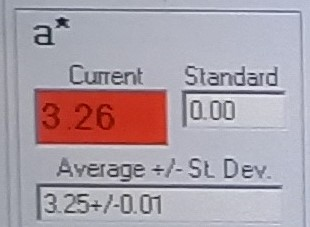
#> input picture images/cvt_spectrometer_one_var.jpg, 310 x 227 px
$ python config_test.py
#> lines starting #> are read from the running program, lines starting #| are printed output that depends on the picture; after the words box and inside, x2 and y2 are one past the last pixel; in counts of white or black regions, pixels touching at a corner belong together
import cv2
from pytesseract import pytesseract, Output
import numpy as np

def ResizeWithAspectRatio(image, width=None, height=None, inter=cv2.INTER_AREA):
    dim = None
    (h, w) = image.shape[:2]

    if width is None and height is None:
        return image
    if width is None:
        r = height / float(h)
        dim = (int(w * r), height)
    else:
        r = width / float(w)
        dim = (width, int(h * r))

    return cv2.resize(image, dim, interpolation=inter)

# Load image
original_img = cv2.imread('images/cvt_spectrometer_one_var.jpg')
#> original_img is the input picture: shape (227, 310, 3); mean B, G, R 169.7, 161, 172.9

# Apply contrast enhancement
img = cv2.cvtColor(original_img, cv2.COLOR_BGR2GRAY)
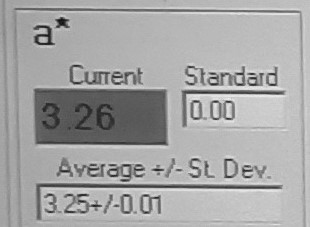
#> img: shape (227, 310); min 15, max 240, mean 165.5
# img = cv2.equalizeHist(img)

# Apply noise reduction
img = cv2.medianBlur(img, 3)

# [25 lines of commented-out code are left out]
img = cv2.adaptiveThreshold(img, 255, cv2.ADAPTIVE_THRESH_GAUSSIAN_C, cv2.THRESH_BINARY, 21,6)
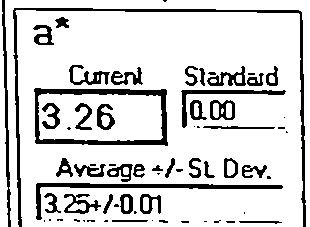
#> img: shape (227, 310); 83.5% white; 67 black regions (28 under 20 px), largest, box (x1, y1, x2, y2) and area: (13, 8, 306, 227) 2092, (34, 88, 168, 146) 1728, (36, 183, 283, 220) 1173

# Apply OCR
pytesseract.tesseract_cmd = r'C:\Program Files\Tesseract-OCR\tesseract'
#> (the run stopped early here; a loop or call above may not have finished)

$ run again, with images/cvt_spectrometer.jpg copied over images/cvt_spectrometer_one_var.jpg
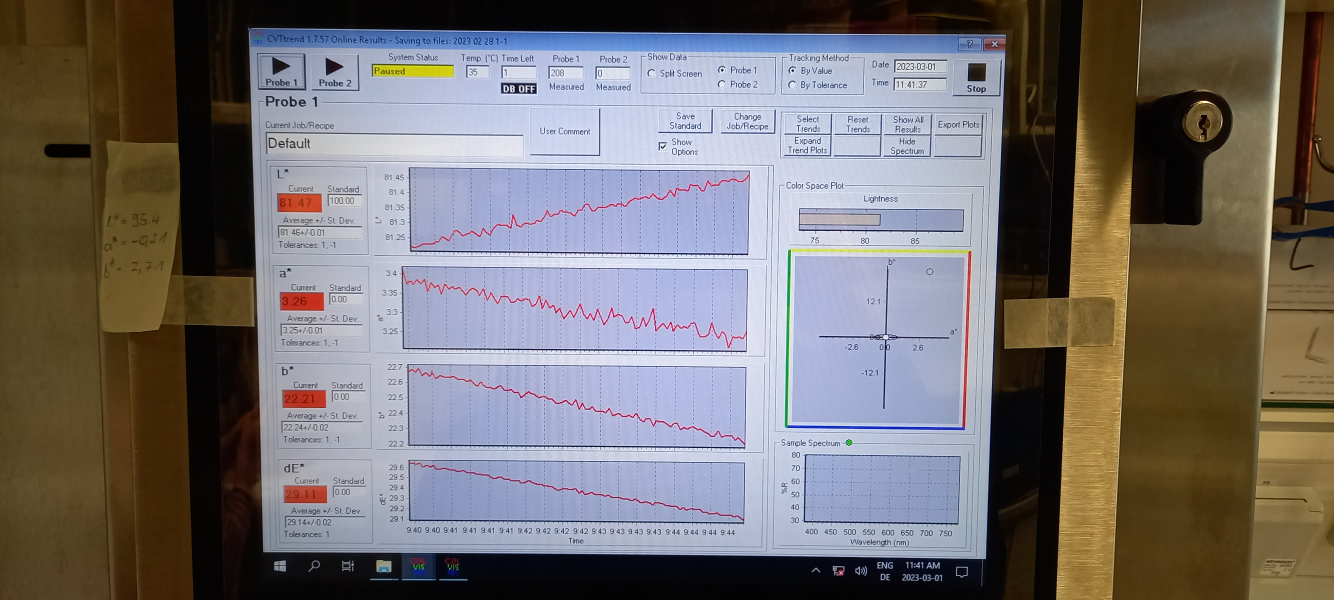
#> input picture images/cvt_spectrometer.jpg, 4000 x 1800 px (shown at 1/3 size)
#> original_img is the input picture: shape (1800, 4000, 3); mean B, G, R 111.4, 111.8, 116.9
#> `img = cv2.cvtColor(original_img, cv2.COLOR_BGR2GRAY)`:
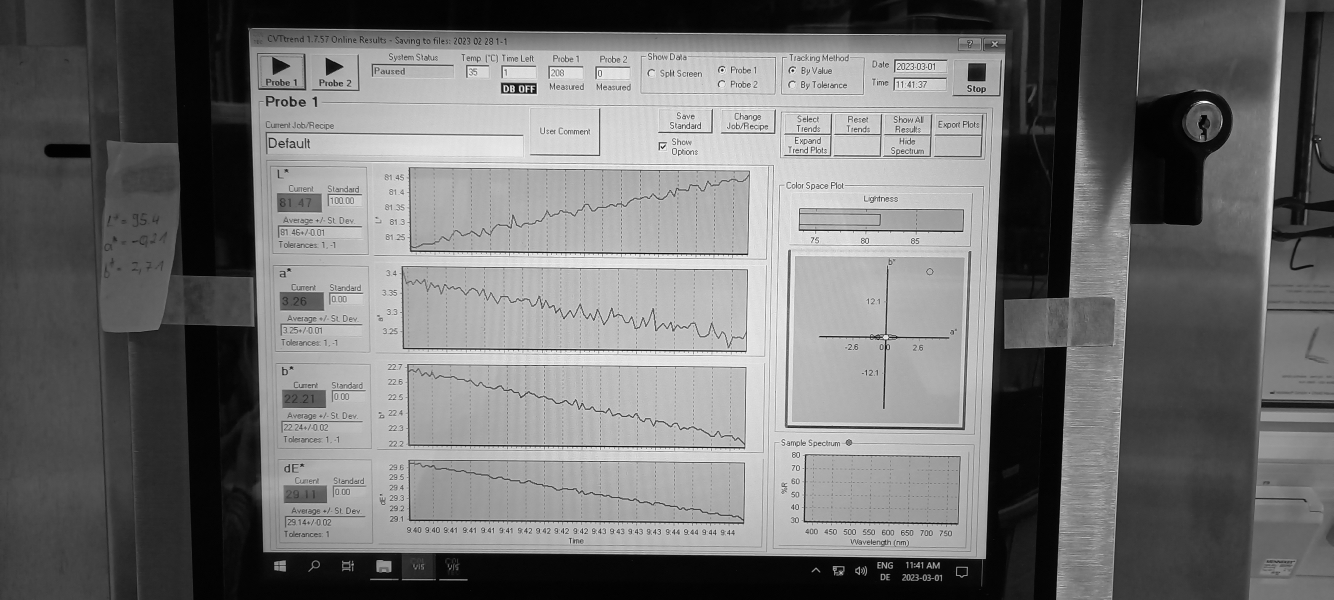
#> img: shape (1800, 4000) (shown at 1/3 size); min 0, max 253, mean 113.3
#> `img = cv2.adaptiveThreshold(img, 255, cv2.ADAPTIVE_THRESH_GAUSSIAN_C, ..`:
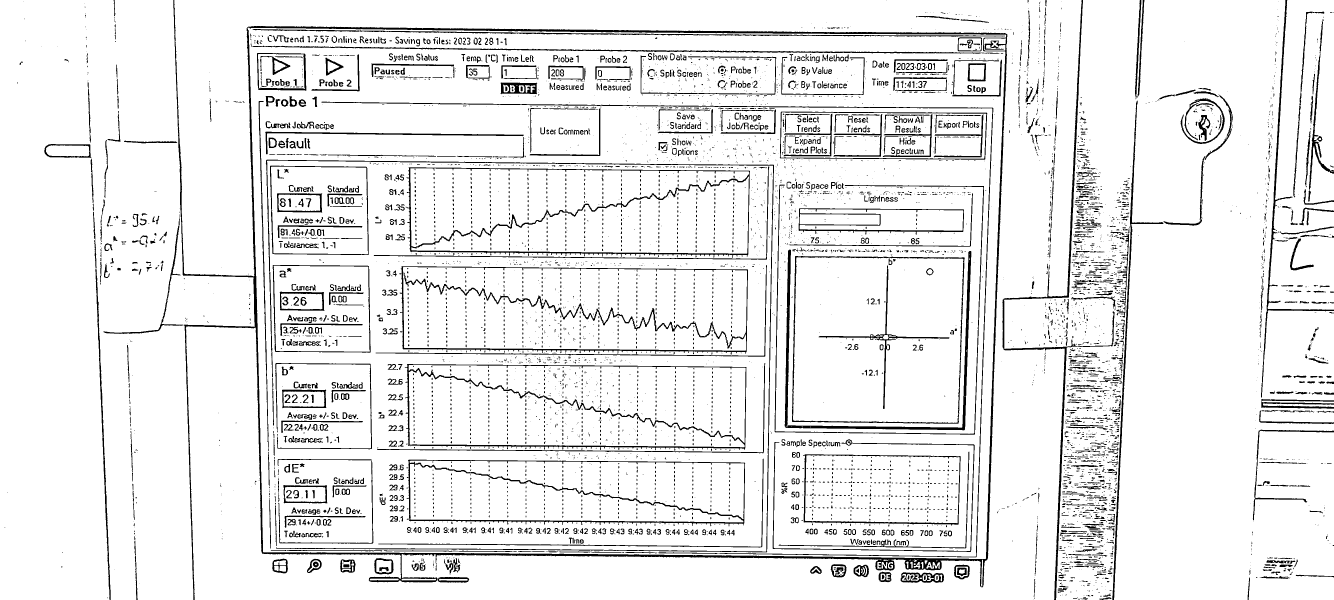
#> img: shape (1800, 4000) (shown at 1/3 size); 92.2% white; 7572 black regions (5572 under 20 px), largest, box (x1, y1, x2, y2) and area: (520, 0, 3022, 1800) 60286, (1198, 798, 2244, 1064) 16954, (1217, 502, 2250, 774) 15138

$ run again, with images/cvt_spectrometer_zoomed.jpg copied over images/cvt_spectrometer_one_var.jpg
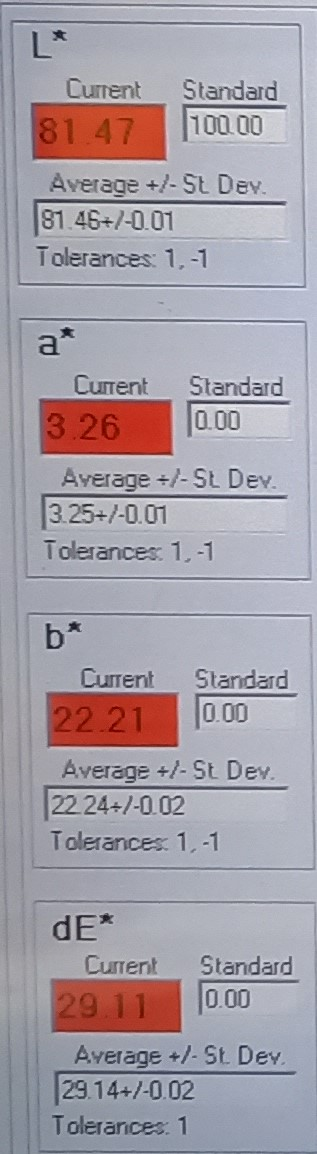
#> input picture images/cvt_spectrometer_zoomed.jpg, 317 x 1154 px
#> original_img is the input picture: shape (1154, 317, 3); mean B, G, R 168.6, 159.7, 166.7
#> `img = cv2.cvtColor(original_img, cv2.COLOR_BGR2GRAY)`:
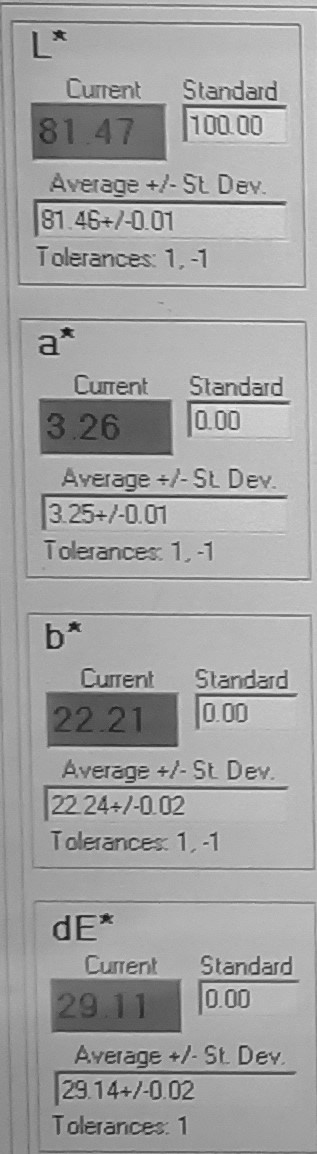
#> img: shape (1154, 317); min 12, max 238, mean 162.8
#> `img = cv2.adaptiveThreshold(img, 255, cv2.ADAPTIVE_THRESH_GAUSSIAN_C, ..`:
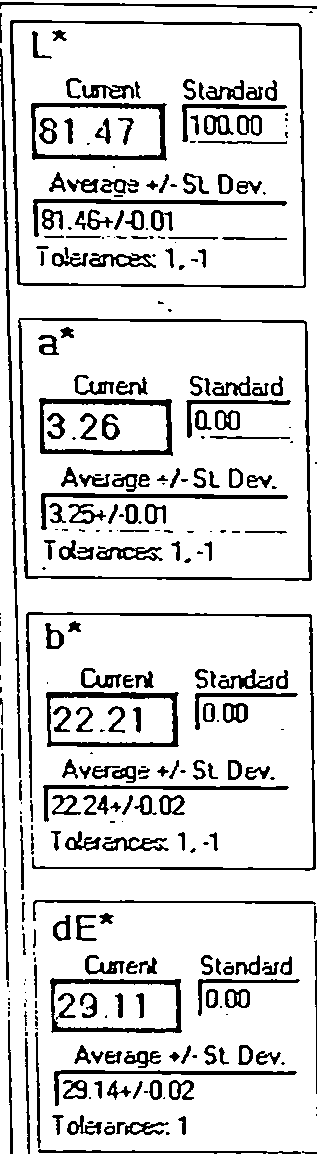
#> img: shape (1154, 317); 85.1% white; 317 black regions (109 under 20 px), largest, box (x1, y1, x2, y2) and area: (10, 20, 306, 288) 3138, (18, 318, 312, 581) 3066, (26, 612, 316, 871) 2613
